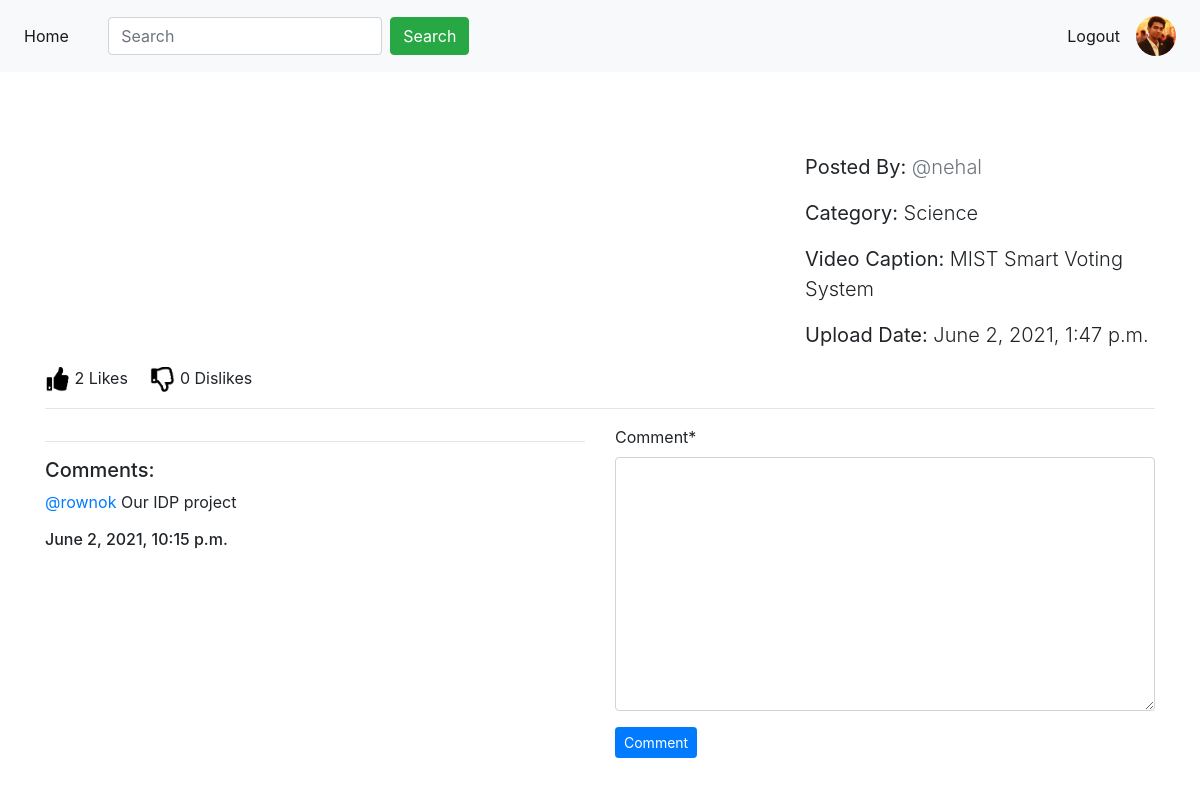
/post/details/6/ (signed in), run on the app's committed database.
### App_Login/models.py (models this page shows)
class UserProfile(models.Model):
    user = models.OneToOneField(
        User, on_delete=models.CASCADE, related_name='user_profile')
    profile_pic = models.ImageField(upload_to='profile_pics', blank=True)
    description = models.TextField(blank=True)
    full_name = models.CharField(max_length=264, blank=True)
    dob = models.DateField(blank=True, null=True)
    website = models.URLField(blank=True)
    facebook = models.URLField(blank=True)

### App_Posts/models.py (models this page shows)
class Post(models.Model):
    author = models.ForeignKey(
        User, on_delete=models.CASCADE, related_name='post')
    thumbnil = models.ImageField(upload_to='post_images')
    vid_url = EmbedVideoField()  # same like models.URLField()
    CHOICES = [
        ('Music', 'Music'),
        ('Science', 'Science'),
        ('Sports', 'Sports'),
        ('Game', 'Game'),
        ('Dance', 'Dance'),
        ('Others', 'Others'), ]
    catagory = models.CharField(
        max_length=264, choices=CHOICES, default='Others')
    caption = models.CharField(max_length=264, blank=True)
    upload_date = models.DateTimeField(auto_now_add=True)
    update_date = models.DateTimeField(auto_now=True)
    class Meta:
        ordering = ['-upload_date', ]

class Comment(models.Model):
    post = models.ForeignKey(
        Post, on_delete=models.CASCADE, related_name='vid_comment')
    user = models.ForeignKey(
        User, on_delete=models.CASCADE, related_name='user_comment')
    comment = models.TextField()
    comment_date = models.DateTimeField(auto_now_add=True)
    class Meta:
        ordering = ('-comment_date',)

### App_Posts/views.py (the view, shortened to what this page needs)
# urls.py: path('details/<pk>/', views.post_details, name='post_details'),
@login_required
def post_details(request, pk):
    post = Post.objects.get(pk=pk)
    comment_form = CommentForm()
    already_liked = Like.objects.filter(post=post, user=request.user)
    already_disliked = Dislike.objects.filter(post=post, user=request.user)
    if already_liked:
        liked = True
    else:
        liked = False
    if already_disliked:
        disliked = True
    else:
        disliked = False
    return render(request, 'App_Posts/post_details.html', context={'post': post, 'comment_form': comment_form, 'liked': liked, 'disliked': disliked})

### App_Posts/forms.py
class CommentForm(forms.ModelForm):
    class Meta:
        model = Comment
        fields = ('comment',)

### templates/App_Posts/post_details.html (shortened to what this page needs)
{% extends 'navbar.html' %} {% load embed_video_tags %} {% load crispy_forms_tags %} {%block title_block %} {{title}} {%endblock%} {%block body_block %}
<div class="row">
    <div class="col-8">
    </div>
    <div class="col-4">
        <blockquote class="blockquote lead">
            <p> <b>Posted By:</b> <a href="{% url 'App_Login:user' username=post.author %}"><span class="text-muted">@{{post.author}}</span></a> </p>
            <p> <b>Category:</b> {{post.catagory}}</p>
            <p> <b>Video Caption:</b> {{post.caption}}</p>
            <p> <b>Upload Date:</b> {{post.upload_date}}</p>
        </blockquote>
    </div>
</div>
{% if not liked %}
<a href="{% url 'App_Posts:liked' pk=post.pk %}">
    <img src="/media/like.jpg" alt="pic not found" width="25px" height="25px">
</a>
{% else %}
<a href="{% url 'App_Posts:liked' pk=post.pk %}">
    <img src="/media/like_fill.jpg" width="25px" height="25px">
</a>
{% endif %} {{ post.liked_post.count }} Likes &nbsp; &nbsp; {% if not disliked %}
<a href="{% url 'App_Posts:unliked' pk=post.pk %}">
    <img src="/media/dislike.jpg" width="25px" height="25px">
</a>
{% else %}
<a href="{% url 'App_Posts:unliked' pk=post.pk %}">
    <img src="/media/dislike_fill.jpg" width="25px" height="25px">
</a>
{% endif %} {{ post.disliked_post.count }} Dislikes
<hr>
<div class="row">
    <div class="col-sm-6">
        <hr>
        <h5>Comments:</h5>
        {% for comment in post.vid_comment.all %}
        <p><a href="{% url 'App_Login:user' username=user.username %}">@{{comment.user}}</a> {{comment.comment}}<br>
            <h6>{{comment.comment_date}}</h6>
        </p>
        {% endfor %}
    </div>
    <div class="col-sm-6">
        <form method="POST">
            {{ comment_form|crispy }} {% csrf_token %}
            <button type="submit" class="btn btn-primary btn-sm">Comment</button>
        </form>
    </div>
</div>
<br>
<br> {% endblock %}

### templates/navbar.html (shortened to what this page needs)
<!DOCTYPE html>
<html lang="en" dir="ltr">
<head>
    <link rel="stylesheet" href="https://maxcdn.bootstrapcdn.com/bootstrap/4.4.1/css/bootstrap.min.css">
    <link rel="stylesheet" href="https://cdnjs.cloudflare.com/ajax/libs/font-awesome/4.7.0/css/font-awesome.min.css">
</head>
<body>
    <nav class="navbar navbar-expand-sm bg-light navbar-light">
        <ul class="navbar-nav">
            <li class="nav-item active" style="margin: auto;">
                <a class="nav-link" href="{% url 'home' %}">Home</a>
            </li>
            <form class="form-inline" method="GET">
                <input class="form-control mr-sm-2" type="text" name="search" placeholder="Search">
                <button class="btn btn-success" type="submit">Search</button>
            </form>
        </ul>
        <ul class="navbar-nav ml-auto">
            <li class="nav-item active" style="margin: auto;">
                <a class="nav-link" href="{% url 'App_Login:logout' %}">Logout</a>
            </li>
            <li class="nav-item ml-auto">
                {% if user.user_profile.profile_pic %}
                <a class="nav-link" href="{% url 'App_Login:profile' %}">
                    <img src="/media/{{user.user_profile.profile_pic}}" width="40px" height="40px" class="rounded-circle">
                </a>
                {% else %}
                <a class="nav-link" href="{% url 'App_Login:profile' %}"><img src="/media/default.png" width="40px" height="40px" class="rounded-circle"></a>
                {% endif %}
            </li>
        </ul>
    </nav>
    <div class="container" style='padding-top:80px'>
        {% block body_block %} {% endblock %}
    </div>
</body>

### data on the page
Post: author "nehal", catagory "Science", caption "MIST Smart Voting System", upload_date "June 2, 2021, 1:47 p.m.", liked_post.count "2", disliked_post.count "0"
Comment: user "rownok", comment "Our IDP project", comment_date "June 2, 2021, 10:15 p.m."
